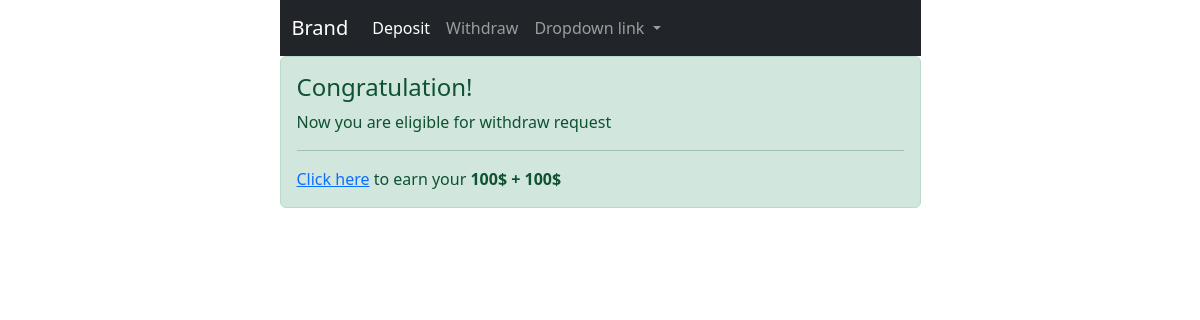
Before: / (signed in) with the older database file.
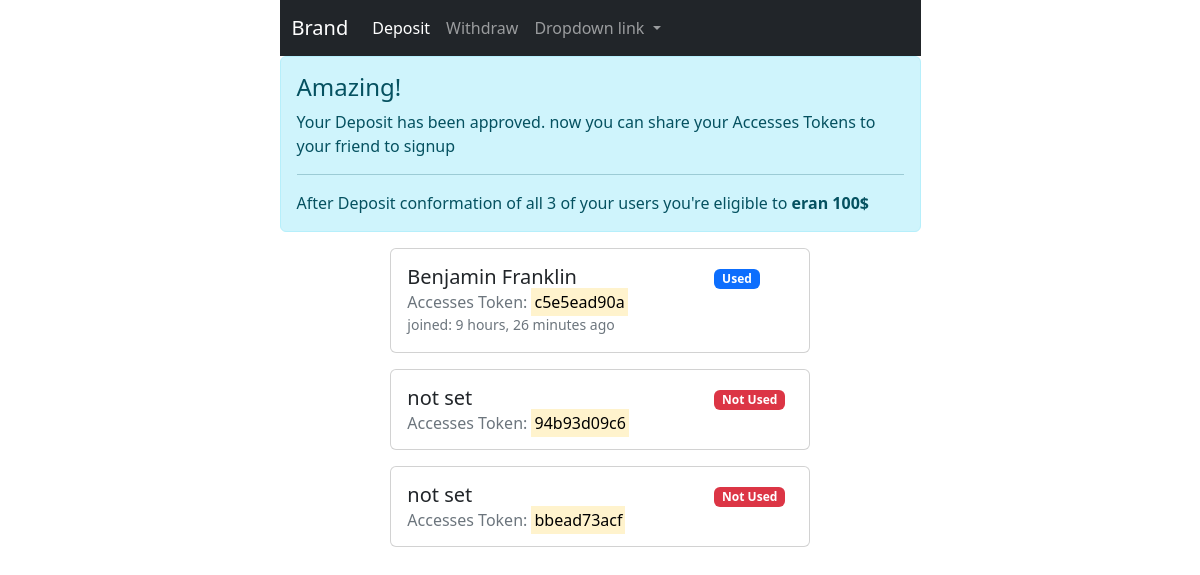
After: the same page with the newer database file.
### access_token/models.py (models this page shows, shortened)
class AccessToken(models.Model):
    access_token = models.CharField(max_length=128, verbose_name="Access Token", null=False, blank=False)
    representative = models.ForeignKey(User, on_delete=models.CASCADE,
                                       help_text="That user whom created this after deposit confirm",
                                       related_name='representative_id')
    user = models.ForeignKey(User, on_delete=models.CASCADE, help_text="user registered with this token", null=True,
                             blank=True)
    is_used = models.BooleanField(default=False, help_text='a user registered with this token')
    by_superuser = models.BooleanField(default=False, verbose_name='Create by admin',
                                       help_text="Super user Created this Accesses token manually")
    date = models.DateTimeField(verbose_name="Date", auto_now_add=True, null=True)
    objects = AccessTokenManager()

### users/models.py (models this page shows, shortened)
class User(AbstractBaseUser):
    email = models.EmailField(verbose_name='Email', max_length=60, unique=True)
    username = models.CharField(max_length=30, unique=True)
    fullname = models.CharField(max_length=30)
    country = CountryField(null=True)
    phone_number = PhoneNumberField(unique=True)
    date_joined = models.DateTimeField(verbose_name='Date Joined', auto_now_add=True)
    last_login = models.DateTimeField(verbose_name='Last login', auto_now=True)
    is_active = models.BooleanField(default=True)
    is_admin = models.BooleanField(default=False)
    is_staff = models.BooleanField(default=False)
    is_superuser = models.BooleanField(default=False)
    hide_email = models.BooleanField(default=True)
    objects = UserManager()
    USERNAME_FIELD = 'email'
    REQUIRED_FIELDS = ['username', ]
    def __str__(self):
        return self.email

### scam/views.py (the view)
# urls.py: path('', index, name='home'),
@login_required(login_url='/login')
def index(request):
    access_tokens = AccessToken.objects.filter(representative=request.user, by_superuser=False)
    is_deposit_exist_approved = Deposit.objects.check_deposit(request.user)
    check_deposit_3_users = Deposit.objects.check_deposit_3_users(request.user)
    context = {
        'access_tokens': access_tokens,
        'is_deposit_exist_approved': is_deposit_exist_approved,
        'check_deposit_3_users': check_deposit_3_users,
    }
    return render(request, 'index.html', context)

### financial/models.py (called while the page is built)
    def check_deposit(self, user):
        deposit_list = Deposit.objects.filter(user__email=user)
        for deposit in deposit_list:
            if deposit.is_approved:
                return True
        return False

    def check_deposit_3_users(self, user):
        ats = AccessToken.objects.filter(representative=user)
        for at in ats:
            deposits = Deposit.objects.filter(user__email=at.user)
            for deposit in deposits:
                if not deposit.is_approved:
                    return False
        return True

### templates/index.html (shortened to what this page needs)
{% extends 'shared/base.html' %}
{% block content %}
    {% if check_deposit_3_users %}
        <div class="alert alert-success" role="alert">
            <h4 class="alert-heading">Congratulation!</h4>
            <p>Now you are eligible for withdraw request</p>
            <hr>
            <p class="mb-0"><a href="{% url 'financial:withdraw' %}">Click here</a> to earn your <strong>100$ + 100$</strong>
            </p>
        </div>
    {% elif is_deposit_exist_approved %}
        <div class="alert alert-info" role="alert">
            <h4 class="alert-heading">Amazing!</h4>
            <p>Your Deposit has been approved. now you can share your Accesses Tokens to your friend to signup</p>
            <hr>
            <p class="mb-0">After Deposit conformation of all 3 of your users you're eligible to <strong>eran
                100$</strong>
            </p>
        </div>
        {% for access_token in access_tokens %}
            <div class="row">
                <div class="col-md-2"></div>
                <div class="col-lg-8">
                    <div class="card mb-3" style="max-width: 540px;">
                        <div class="row g-0">
                            <div class="card-body">
                                <div class="row">
                                    <div class="col-9">
                                        {% if access_token.user is None %}
                                            <h5 class="card-title">not set</h5>
                                        {% else %}
                                            <h5 class="card-title">{{ access_token.user.fullname }}</h5>
                                        {% endif %}
                                    </div>
                                    {% if access_token.user is None %}
                                        <div class="col-3 text-right"><span class="badge bg-danger">Not Used</span>
                                        </div>
                                    {% else %}
                                        <div class="col-3 text-right"><span class="badge bg-primary">Used</span>
                                        </div>
                                    {% endif %}
                                </div>
                                <h6 class="card-subtitle text-muted">Accesses Token:
                                    <mark>{{ access_token.access_token }}</mark>
                                </h6>
                                {% if access_token.user.date_joined %}
                                    <p class="card-text"><small class="text-muted">
                                        joined: {{ access_token.user.date_joined|timesince }} ago</small>
                                    </p>
                                {% endif %}
                            </div>
                        </div>
                    </div>
                </div>
                <div class="col-md-2"></div>
            </div>
        {% endfor %}
    {% else %}
        <div class="alert alert-warning">
            you are few step away to <strong>earn your 100$ +100$</strong>!
            <a href="{% url 'financial:deposit' %}">Click here</a> to Charge your account.
            if you requested before please wait for conformation
        </div>
    {% endif %}
{% endblock %}

Changed rows visible on the page:
now on this page (row edited): AccessToken: user.fullname "Benjamin Franklin", shows "Used", access_token "c5e5ead90a", user.date_joined "9 hours, 26 minutes"
now on this page (row unchanged): AccessToken: shows "not set", shows "Not Used", access_token "94b93d09c6"
now on this page (row unchanged): AccessToken: shows "not set", shows "Not Used", access_token "bbead73acf"
Other visible differences:
text no longer shown: "Congratulation! Now you are eligible for withdraw request Click here to earn your 100$ + 100$"
text now shown: "Amazing! Your Deposit has been approved. now you can share your Accesses Tokens to your friend to signup After Deposit conformation of all 3 of your users you're eligible to eran 100$"
